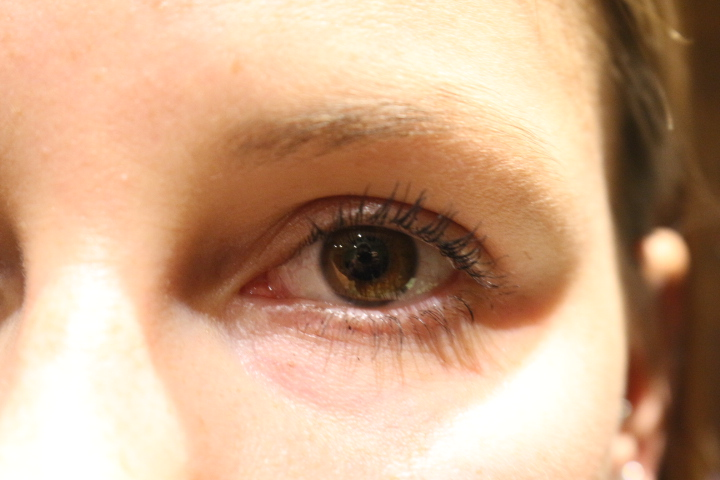
#> input picture projectiris/img1.JPG, 720 x 480 px
$ python -i utils.py   (imports and definitions only)   (Python 2 division)   (older library calls are emulated)
#> lines starting #> are read from the running program, lines starting #| are printed output that depends on the picture; after the words box and inside, x2 and y2 are one past the last pixel; in counts of white or black regions, pixels touching at a corner belong together
#From Micciche David, Adrien Culem, François Marchal - 2016
#For EPHEC - Signal Processing Assignement

import numpy as np
import cv2
import Image
from itertools import izip
from matplotlib import pyplot as plt
from math import hypot
from math import ceil, exp, pi
from math import log, cos, sin
from scipy import ndimage

kernel = np.ones((5,5),np.uint8)

def wrapperIris (path):

    im1 = locateIris(path)
    im1_smg = irisProcessing(im1['im'], kernel)
    im1_norm = normalize(im1_smg, im1['rad_iris'])
    _,im1_bina = cv2.threshold(im1_norm, 170, 255, cv2.THRESH_BINARY)

    ### TO HIDE FOR finder.py
    cv2.imshow('origin1', im1['im'])
    cv2.imshow('segm1', im1_smg)
    cv2.imshow('norm1', im1_norm)
    cv2.imshow('bin1', im1_bina)
    cv2.waitKey(0)
    cv2.destroyAllWindows()

    return im1, im1_smg, im1_norm, im1_bina

##
#input : the path of an image (string)
#output : processed image (nparray)
#
#The fonction processes eye. It localized the pupil, and the outer circle or the iris
#It then blacks out the useless information and crops the iris
#It returns the processed iris without uneeded information
##
def locateIris (path):
#> called with path = 'img1.JPG'
    base = cv2.imread(path)
#> base is the input picture: shape (480, 720, 3); mean B, G, R 137.2, 167.7, 205.7
    origin = base.copy()
    #convert in grayscale because numpy doesn't like color
    gray_scale = cv2.cvtColor(base, cv2.COLOR_BGR2GRAY)
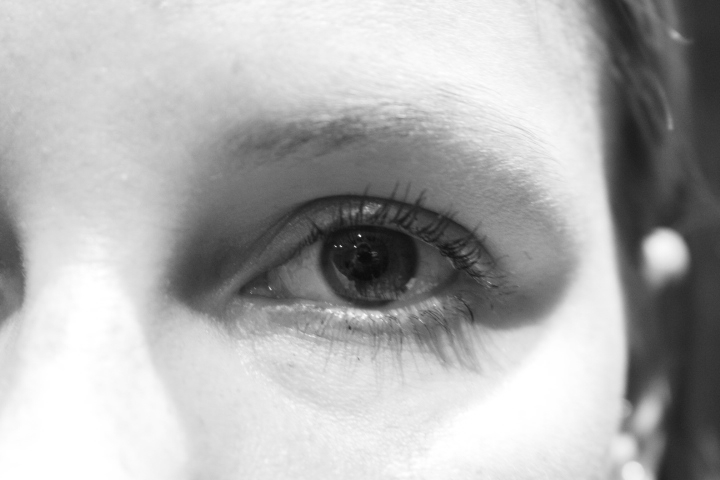
#> gray_scale: shape (480, 720); min 11, max 255, mean 175.6
    iris = base.copy()
    pupil = base.copy()
    #1st slight blur to remove unwanted artifact
    clean_gray = cv2.GaussianBlur(gray_scale, (3, 3), 0)
    clean_pupil = clean_gray.copy()
    clean_iris = clean_gray.copy()

    #CLAHE is used to strengthen the contrast, so we can see the outer border of the iris better
    #Gaussian Blur is used to remove unwanted artifact
    #Canny is a thresholding tool allowing us to better see circles in the image
    cl1 = cv2.createCLAHE(clipLimit=3.0, tileGridSize=(8, 8))
    edges_pupil = cl1.apply(clean_pupil)
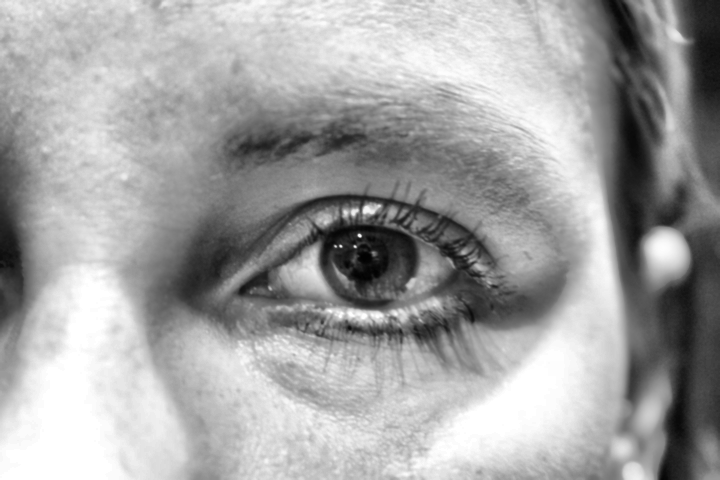
#> edges_pupil: shape (480, 720); min 2, max 255, mean 163.2
    edges_pupil = cv2.GaussianBlur(edges_pupil, (15, 15), 0)
    edges_pupil = cv2.Canny(edges_pupil, 30, 60)
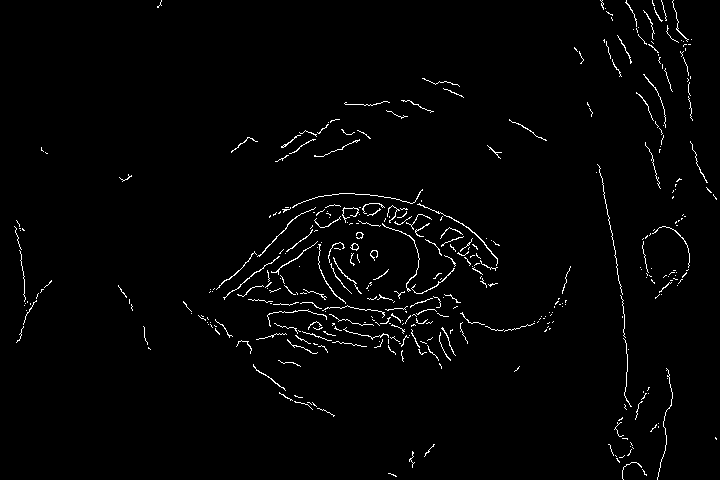
#> edges_pupil: shape (480, 720); 1.8% white in thin lines or dots
    edges_pupil = cv2.GaussianBlur(edges_pupil, (15, 15), 0)
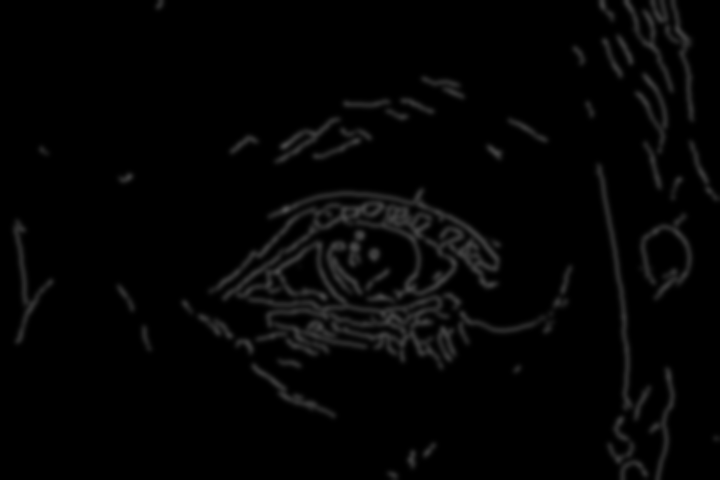
#> edges_pupil: shape (480, 720); min 0, max 79, mean 4.6

    # [8 lines of commented-out code are left out]
    circles_pupil = cv2.HoughCircles(edges_pupil, cv2.HOUGH_GRADIENT, 2, 400, \
                                     param1=20, param2=30, minRadius=40, maxRadius=100)
#> circles_pupil = [[337, 309, 98.8], [707, 91, 63.6]]

    #Black out the inner pupil (remove lights, and other artifacts)
    for circle in circles_pupil[0, :]:
        cv2.circle(origin, (circle[0], circle[1]), circle[2], (0, 0, 0), -1)
        cv2.circle(origin, (circle[0], circle[1]), circle[2], (0, 0, 0), 2)
        cv2.circle(origin, (circle[0], circle[1]), 2, (0, 0, 0), 2)

        circle[2] = circle[2] + 60.0

        cv2.circle(origin, (circle[0], circle[1]), circle[2], (0, 0, 0), 2)
#> this loop made 2 passes
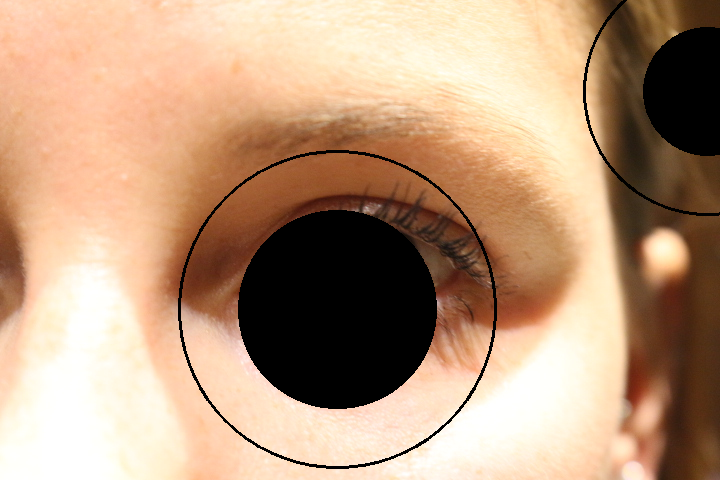
#> origin: shape (480, 720, 3); 12.44% of pixels changed, all inside (x1, y1, x2, y2) = (178, 0, 720, 469)

        # [10 lines of commented-out code are left out]
    x, y, r = circles_pupil[0, :][0]
#> x = 337; y = 309; r = 158.8
    rows, cols, channel = origin.shape
#> rows = 480; cols = 720; channel = 3
    for i in range(cols):
        for j in range(rows):
            if hypot(i - x, j - y) > r:
                origin[j, i] = 0
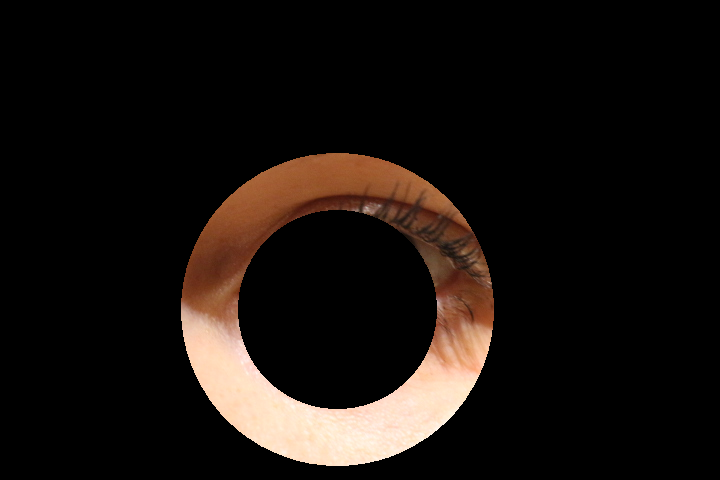
#> origin: shape (480, 720, 3); mean B, G, R 14.6, 18.2, 24.3

    # for circle in circles_iris[0, :]:
    #     cv2.circle(origin, (circle[0], circle[1]), circle[2], (0, 0, 0), 2)
    #     cv2.circle(origin, (circle[0], circle[1]), 2, (40, 40, 40), 2)

    # hardcoded value,
    x1 = int(circle[0] - 100)#circle[2]-5)
#> x1 = 607
    y1 = int(circle[1] - 100)#circle[2]-5)
#> y1 = -9
    x2 = int(circle[0] + 100)#circle[2]+5)
#> x2 = 807
    y2 = int(circle[1] + 100)#circle[2]+5)
#> y2 = 191

    #crop so we don't have extra black around the picture
    crop_origin = cropIris(origin, x1, y1, x2, y2)
#> in cropIris, `crop = image[y1:y2, x1:x2]`: crop = empty array
#> crop_origin = empty array
#> in wrapperIris, `im1 = locateIris(path)`: im1 = {'im': empty array, 'rad_iris': 123.6, 'x': 707, 'y': 91}
    return {'im':crop_origin,'rad_iris':circle[2],"x":circle[0],"y":circle[1]}

##
#input : image (nparray) and kernel (np.ones((3,3),np.uint8))
#output : processed image (nparray)
# The function is used to help pattern finding
##
def irisProcessing(image, kernel) :
    processedIris = image
#> processedIris = empty array
#> (the run stopped early here; a loop or call above may not have finished)

$ run again, on projectiris/img2.JPG
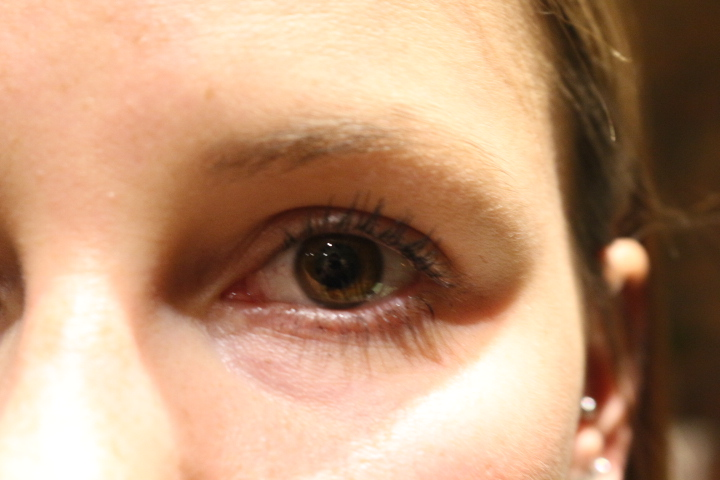
#> input picture projectiris/img2.JPG, 720 x 480 px
#> in locateIris, base is the input picture: shape (480, 720, 3); mean B, G, R 120.2, 150.1, 189.4
#> circles_pupil = [[317, 299, 98.8], [683, 113, 98.8]]
#> the loop in locateIris, `for circle in circles_pupil[0, :]:` made 2 passes
#> x = 317; y = 299; r = 158.8
#> after the loop in locateIris, `for i in range(cols):`:
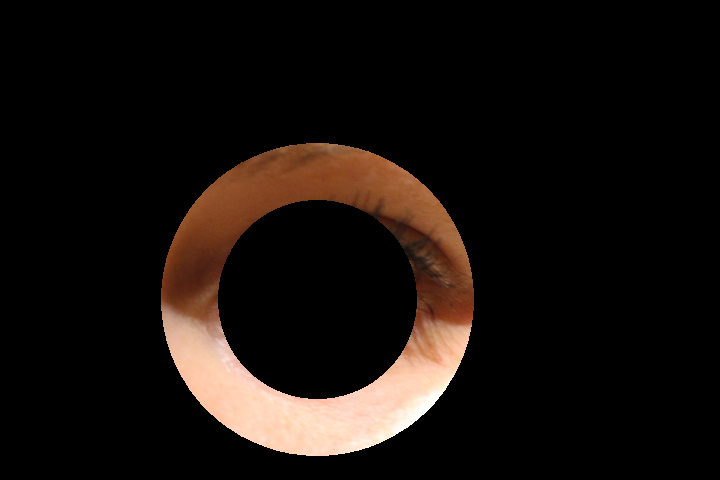
#> origin: shape (480, 720, 3); mean B, G, R 13.1, 16.8, 23.5
#> x1 = 583
#> y1 = 13
#> x2 = 783
#> y2 = 213
#> crop: shape (200, 137, 3); every value is 0
#> im1 = 4 items
#> processedIris: shape (200, 137); every value is 0
#> clahe: shape (200, 137); every value is 23
#> in normalize, `image = cv2.linearPolar(image, (image.shape[0] / 2, image.shape[1] / 2..`:
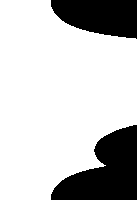
#> image: shape (200, 137); values 0 (black) and 23 (white), 76.6% white; 2 black regions, box (x1, y1, x2, y2) and area: (51, 125, 137, 200) 3829, (51, 0, 137, 39) 2590

$ run again, on projectiris/img3.JPG
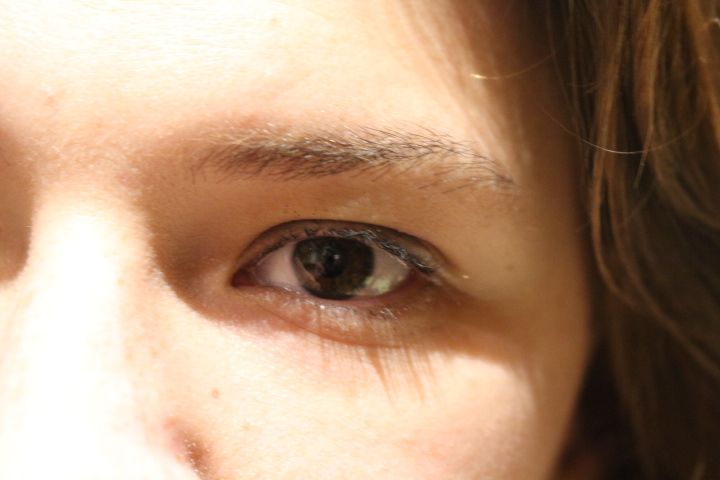
#> input picture projectiris/img3.JPG, 720 x 480 px
#> in locateIris, base is the input picture: shape (480, 720, 3); mean B, G, R 120, 145, 176
#> circles_pupil = [[353, 235, 96.6], [719, 73, 61.4]]
#> the loop in locateIris, `for circle in circles_pupil[0, :]:` made 2 passes
#> after the loop in locateIris, `for circle in circles_pupil[0, :]:`:
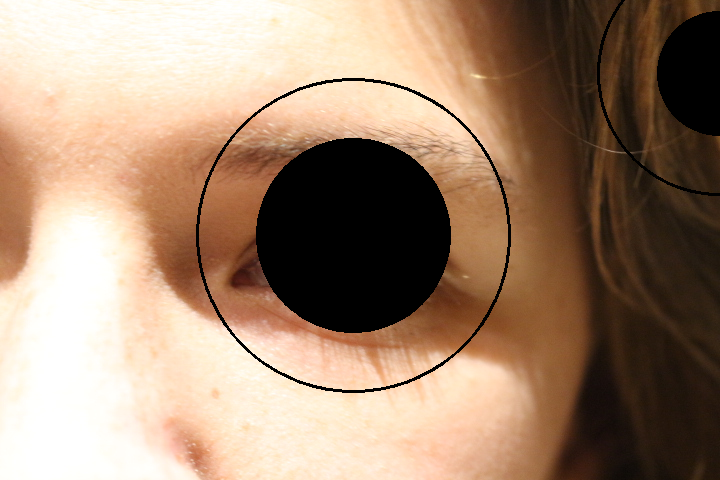
#> origin: shape (480, 720, 3); 11.49% of pixels changed, all inside (x1, y1, x2, y2) = (196, 0, 720, 393)
#> x = 353; y = 235; r = 156.6
#> after the loop in locateIris, `for i in range(cols):`:
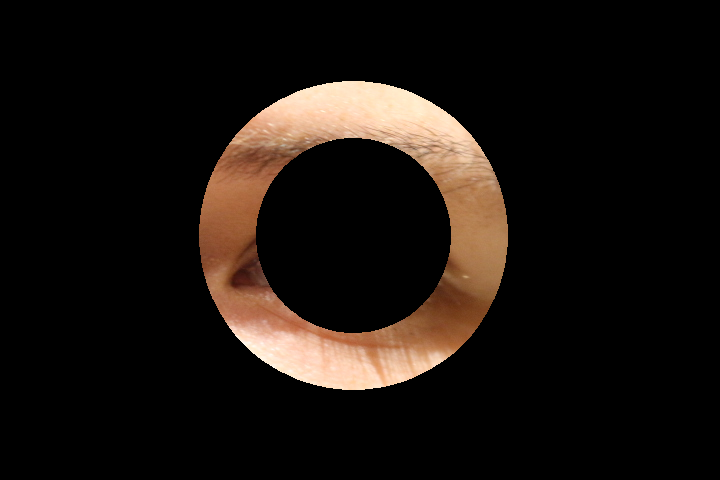
#> origin: shape (480, 720, 3); mean B, G, R 14.5, 18.9, 25.4
#> x1 = 619
#> y1 = -27
#> x2 = 819
#> y2 = 173
#> crop = empty array
#> im1 = {'im': empty array, 'rad_iris': 121.4, 'x': 719, 'y': 73}
#> processedIris = empty array
